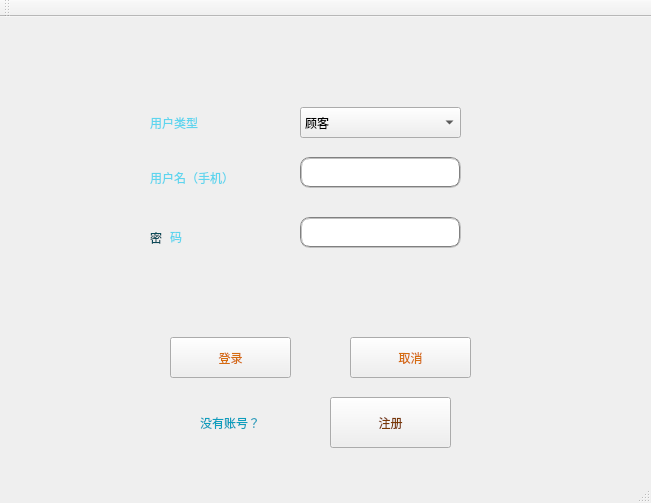
<?xml version="1.0" encoding="UTF-8"?>
<ui version="4.0">
 <class>MainWindow</class>
 <widget class="QMainWindow" name="MainWindow">
  <property name="geometry">
   <rect>
    <x>0</x>
    <y>0</y>
    <width>651</width>
    <height>503</height>
   </rect>
  </property>
  <property name="windowTitle">
   <string>hotels in clouds</string>
  </property>
  <widget class="QWidget" name="centralWidget">
   <widget class="QPushButton" name="registering">
    <property name="geometry">
     <rect>
      <x>330</x>
      <y>380</y>
      <width>121</width>
      <height>51</height>
     </rect>
    </property>
    <property name="styleSheet">
     <string notr="true">QPushButton
{
border-image: url(:/Image/kua4.png);
font: 100 11pt &quot;方正清刻本悦宋简体&quot;;
color:rgb(122, 56, 3)
}
QPushButton:hover
{
border-image: url(:/Image/kua5.png);
font: 100 11pt &quot;方正清刻本悦宋简体&quot;;
color:rgb(244, 234, 41)
}
QPushButton:pressed
{
border-image: url(:/Image/kua3.png);
font: 100 11pt &quot;方正清刻本悦宋简体&quot;;
color:rgb(153, 94, 30)
}</string>
    </property>
    <property name="text">
     <string>注册</string>
    </property>
   </widget>
   <widget class="QLabel" name="label_phonenum">
    <property name="geometry">
     <rect>
      <x>150</x>
      <y>140</y>
      <width>141</width>
      <height>41</height>
     </rect>
    </property>
    <property name="styleSheet">
     <string notr="true">font: 75 12pt &quot;方正清刻本悦宋简体&quot;;
color:rgb(94, 213, 238);</string>
    </property>
    <property name="text">
     <string>用户名（手机）</string>
    </property>
   </widget>
   <widget class="QLabel" name="label_password">
    <property name="geometry">
     <rect>
      <x>170</x>
      <y>210</y>
      <width>21</width>
      <height>20</height>
     </rect>
    </property>
    <property name="styleSheet">
     <string notr="true">font: 75 12pt &quot;方正清刻本悦宋简体&quot;;
color:rgb(94, 213, 238);</string>
    </property>
    <property name="text">
     <string>码</string>
    </property>
   </widget>
   <widget class="QLabel" name="label_class">
    <property name="geometry">
     <rect>
      <x>150</x>
      <y>90</y>
      <width>101</width>
      <height>31</height>
     </rect>
    </property>
    <property name="styleSheet">
     <string notr="true">font: 75 12pt &quot;方正清刻本悦宋简体&quot;;
color:rgb(94, 213, 238);</string>
    </property>
    <property name="text">
     <string>用户类型</string>
    </property>
   </widget>
   <widget class="QComboBox" name="comboBox">
    <property name="geometry">
     <rect>
      <x>300</x>
      <y>90</y>
      <width>161</width>
      <height>31</height>
     </rect>
    </property>
    <property name="styleSheet">
     <string notr="true">font: 9pt &quot;方正清刻本悦宋简体&quot;;</string>
    </property>
    <item>
     <property name="text">
      <string>顾客</string>
     </property>
    </item>
    <item>
     <property name="text">
      <string>管理员</string>
     </property>
    </item>
    <item>
     <property name="text">
      <string>酒店</string>
     </property>
    </item>
    <item>
     <property name="text">
      <string>平台</string>
     </property>
    </item>
   </widget>
   <widget class="QLineEdit" name="lineEdit_phnum">
    <property name="geometry">
     <rect>
      <x>300</x>
      <y>140</y>
      <width>161</width>
      <height>31</height>
     </rect>
    </property>
    <property name="styleSheet">
     <string notr="true">border:2px groove gray;border-radius:10px;padding:2px 4px</string>
    </property>
   </widget>
   <widget class="QLineEdit" name="lineEdit_psw">
    <property name="geometry">
     <rect>
      <x>300</x>
      <y>200</y>
      <width>161</width>
      <height>31</height>
     </rect>
    </property>
    <property name="styleSheet">
     <string notr="true">border:2px groove gray;border-radius:10px;padding:2px 4px</string>
    </property>
    <property name="echoMode">
     <enum>QLineEdit::Password</enum>
    </property>
   </widget>
   <widget class="QPushButton" name="login">
    <property name="geometry">
     <rect>
      <x>170</x>
      <y>320</y>
      <width>121</width>
      <height>41</height>
     </rect>
    </property>
    <property name="styleSheet">
     <string notr="true">QPushButton
{
border-image: url(:/Image/kuang4.png);
font: 100 11pt &quot;方正清刻本悦宋简体&quot;;
color:rgb(213, 108, 15)
}
QPushButton:hover
{
border-image: url(:/Image/kuang6.png);
font: 100 11pt &quot;方正清刻本悦宋简体&quot;;
color:rgb(244, 234, 41)
}
QPushButton:pressed
{
border-image: url(:/Image/kuang7.png);
font: 100 11pt &quot;方正清刻本悦宋简体&quot;;
color:rgb(153, 94, 30)
}</string>
    </property>
    <property name="text">
     <string>登录</string>
    </property>
   </widget>
   <widget class="QPushButton" name="cancel">
    <property name="geometry">
     <rect>
      <x>350</x>
      <y>320</y>
      <width>121</width>
      <height>41</height>
     </rect>
    </property>
    <property name="styleSheet">
     <string notr="true">QPushButton
{
border-image: url(:/Image/kuang4.png);
font: 100 11pt &quot;方正清刻本悦宋简体&quot;;
color:rgb(213, 108, 15)
}
QPushButton:hover
{
border-image: url(:/Image/kuang6.png);
font: 100 11pt &quot;方正清刻本悦宋简体&quot;;
color:rgb(244, 234, 41)
}
QPushButton:pressed
{
border-image: url(:/Image/kuang7.png);
font: 100 11pt &quot;方正清刻本悦宋简体&quot;;
color:rgb(153, 94, 30)
}</string>
    </property>
    <property name="text">
     <string>取消</string>
    </property>
   </widget>
   <widget class="QLabel" name="label_4">
    <property name="geometry">
     <rect>
      <x>200</x>
      <y>390</y>
      <width>101</width>
      <height>31</height>
     </rect>
    </property>
    <property name="styleSheet">
     <string notr="true">color:rgb(13, 158, 189);
font: 75 12pt &quot;方正清刻本悦宋简体&quot;;</string>
    </property>
    <property name="text">
     <string>没有账号？</string>
    </property>
   </widget>
   <widget class="QLabel" name="label">
    <property name="geometry">
     <rect>
      <x>150</x>
      <y>210</y>
      <width>21</width>
      <height>21</height>
     </rect>
    </property>
    <property name="styleSheet">
     <string notr="true">color:rgb(10, 74, 88);
font: 75 12pt &quot;方正清刻本悦宋简体&quot;;
</string>
    </property>
    <property name="text">
     <string>密</string>
    </property>
   </widget>
  </widget>
  <widget class="QMenuBar" name="menuBar">
   <property name="geometry">
    <rect>
     <x>0</x>
     <y>0</y>
     <width>651</width>
     <height>26</height>
    </rect>
   </property>
  </widget>
  <widget class="QToolBar" name="mainToolBar">
   <attribute name="toolBarArea">
    <enum>TopToolBarArea</enum>
   </attribute>
   <attribute name="toolBarBreak">
    <bool>false</bool>
   </attribute>
  </widget>
  <widget class="QStatusBar" name="statusBar"/>
 </widget>
 <layoutdefault spacing="6" margin="11"/>
 <resources/>
 <connections>
  <connection>
   <sender>cancel</sender>
   <signal>clicked()</signal>
   <receiver>MainWindow</receiver>
   <slot>close()</slot>
   <hints>
    <hint type="sourcelabel">
     <x>347</x>
     <y>363</y>
    </hint>
    <hint type="destinationlabel">
     <x>460</x>
     <y>405</y>
    </hint>
   </hints>
  </connection>
 </connections>
</ui>
